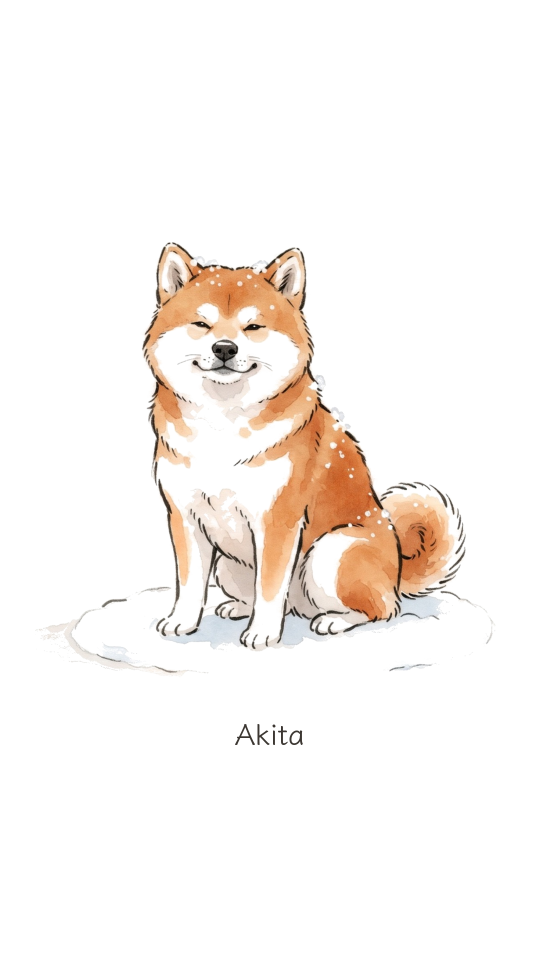
#> input picture shop/video_base/akita_video_base.png, 1080 x 1920 px, given in place of akita_video_base.png_video_base.png, which was not available (shown at 1/2 size)
$ python -i make_bounce_video.py   (imports and definitions only)
#> lines starting #> are read from the running program, lines starting #| are printed output that depends on the picture
"""絵をそのまま使って、ふわっと跳ねる5秒の動画を作る(Canvaで動かすと絵のタッチが変わってしまうときの代わり)。
make_video_base.py の縦長の下じき画像から、犬(上のかたまり)だけを上下にゆらし、影は犬が上がると小さく・うすくする。
最後の場面が最初につながるので、くり返し再生しても切れ目が出ない。文字は入れない(このあと make_greeting_video.py で入れる)。
使い方: python3 make_bounce_video.py <名前>   → video_base/<名前>_bounce.mp4"""
import subprocess
import sys
import tempfile
from pathlib import Path

import numpy as np
from PIL import Image, ImageChops

ROOT = Path(__file__).parent
FPS, SEC = 30, 5
HOPS = 2      # 5秒で跳ねる回数
LIFT = 60     # いちばん高いときに上がる量(px)


def parts(base):
    """下じきを、犬・影・名前の3つの高さの範囲に分ける(白いすき間で分かれている)"""
    a = np.asarray(base.convert("L"))
    rows = np.nonzero((a < 240).sum(axis=1) > 3)[0]
    segs = np.split(rows, np.nonzero(np.diff(rows) > 5)[0] + 1)
    if len(segs) < 3:
        raise SystemExit("犬・影・名前が分かれていない。絵を確かめる")
    return (segs[0][0], segs[0][-1] + 1), (segs[1][0], segs[1][-1] + 1)


def main(name):
#> called with name = 'video_base/akita_video_base.png'
    base = Image.open(ROOT / "video_base" / f"{name}_video_base.png").convert("RGB")
#> base is the input picture: PIL image 1080x1920 RGB; mean R, G, B 249.5, 244.7, 241
    W, H = base.size
#> W = 1080; H = 1920
    (d0, d1), (s0, s1) = parts(base)
#> in parts, `a = np.asarray(base.convert("L"))`:
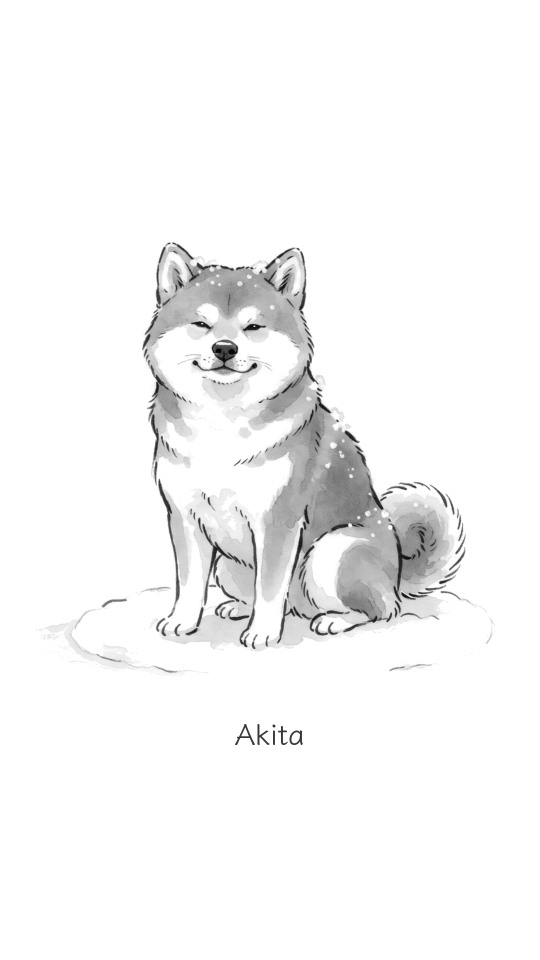
#> a: shape (1920, 1080) (shown at 1/2 size); min 0, max 255, mean 245.7
#> in parts, `rows = np.nonzero((a < 240).sum(axis=1) > 3)[0]`: rows = 905 values from 484 to 1489
#> in parts, `segs = np.split(rows, np.nonzero(np.diff(rows) > 5)[0] + 1)`: segs = 2 items
    dog = base.crop((0, d0, W, d1))
    shadow = base.crop((0, s0, W, s1))
    bg = base.copy()
    bg.paste((255, 255, 255), (0, d0, W, s1))
    # 白い背景の上に「乗算」で重ねる(白は消え、色はそのまま残る)
    def put(c, im, x, y):
        w = Image.new("RGB", c.size, (255, 255, 255))
        w.paste(im, (x, y))
        return ImageChops.multiply(c, w)
    n = FPS * SEC
    with tempfile.TemporaryDirectory() as tmp:
        for i in range(n):
            h = 0.5 - 0.5 * np.cos(2 * np.pi * HOPS * i / n)  # 0(下)〜1(上)。最初と最後は0
            c = bg.copy()
            k = 1 - 0.18 * h
            sw = round(W * k)
            sh = np.asarray(shadow.resize((sw, s1 - s0), Image.LANCZOS)).astype(float)
            sh = 255 - (255 - sh) * (1 - 0.45 * h)  # 上がるほど影をうすく
            c = put(c, Image.fromarray(sh.astype(np.uint8)), (W - sw) // 2, s0)
            c = put(c, dog, 0, d0 - round(LIFT * h))
            c.save(f"{tmp}/f{i:03d}.png")
        out = ROOT / "video_base" / f"{name}_bounce.mp4"
        subprocess.run(["ffmpeg", "-loglevel", "error", "-y", "-framerate", str(FPS), "-i", f"{tmp}/f%03d.png",
                        "-c:v", "libx264", "-pix_fmt", "yuv420p", "-crf", "12", str(out)], check=True)
    print("done:", out.name)


# [4 lines not run here, left out]

#> (the run stopped early here; a loop or call above may not have finished)

$ run again, on shop/video_base/bengal_video_base.png
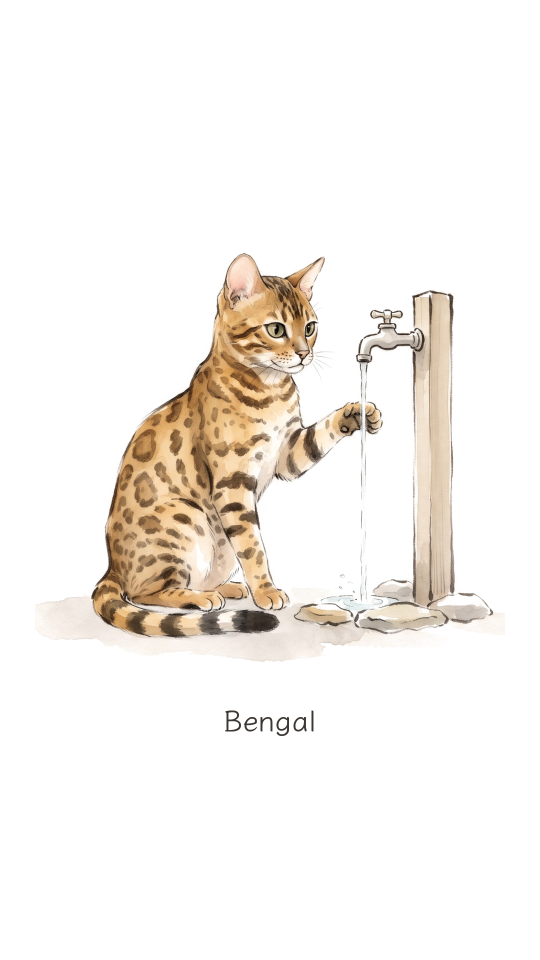
#> input picture shop/video_base/bengal_video_base.png, 1080 x 1920 px, given in place of bengal_video_base.png_video_base.png, which was not available (shown at 1/2 size)
#> in main, base is the input picture: PIL image 1080x1920 RGB; mean R, G, B 246.1, 242, 237.5
#> in parts, `a = np.asarray(base.convert("L"))`:
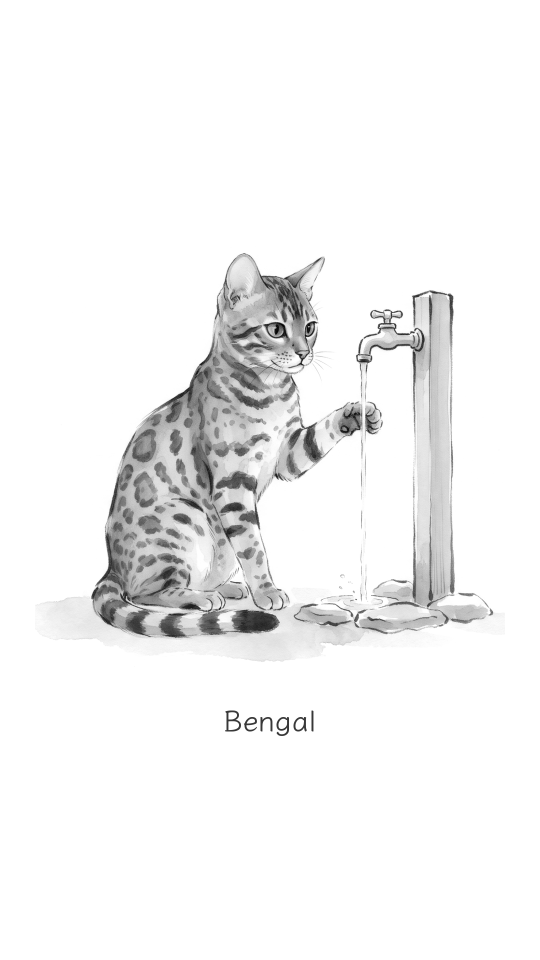
#> a: shape (1920, 1080) (shown at 1/2 size); min 2, max 255, mean 242.7
#> rows = 869 values from 506 to 1471
#> segs = 2 items

$ run again, on shop/video_base/bernese_video_base.png
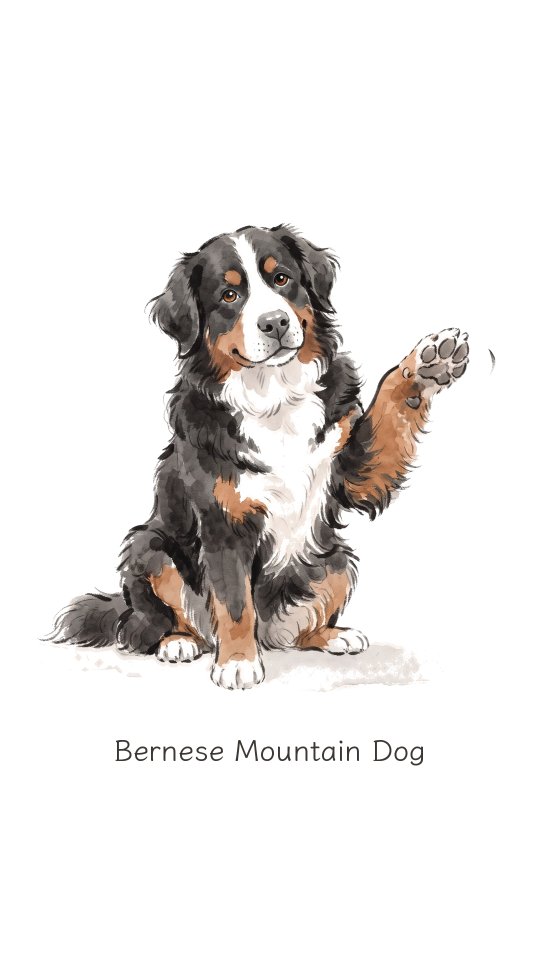
#> input picture shop/video_base/bernese_video_base.png, 1080 x 1920 px, given in place of bernese_video_base.png_video_base.png, which was not available (shown at 1/2 size)
#> in main, base is the input picture: PIL image 1080x1920 RGB; mean R, G, B 233.2, 230.6, 229
#> in parts, `a = np.asarray(base.convert("L"))`:
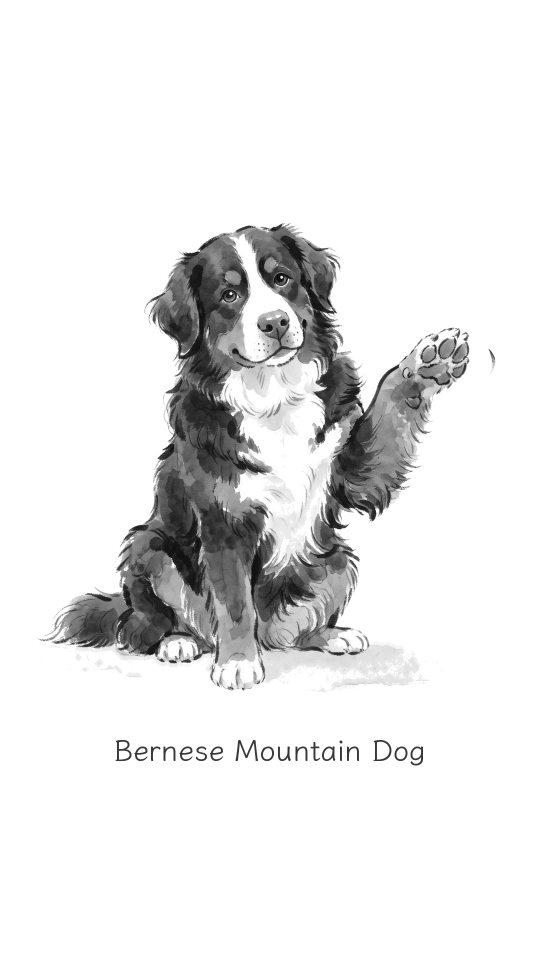
#> a: shape (1920, 1080) (shown at 1/2 size); min 3, max 255, mean 231.2
#> rows = 989 values from 446 to 1530
#> segs = 2 items
